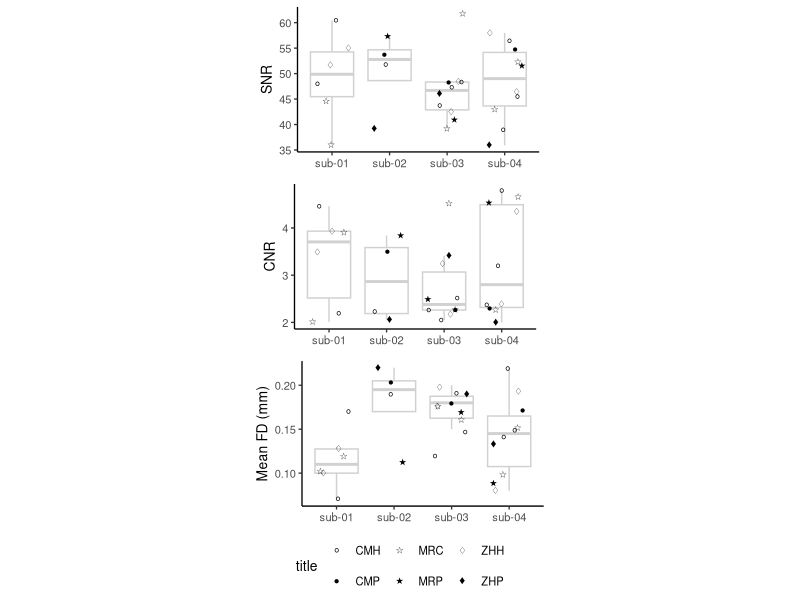

Write the R code that produced this figure.
## ---- chunk 1
library(tidyverse)
library(grid)
library(gridExtra)
## ---- chunk 2
dti <- read.csv("../data/eddy_metrics.csv") %>% mutate(year=substr(session_label, 0, 6), site=substr(session_label, 7, 9), record_id=subject_id, parent_site=substr(session_label, 7, 8))%>% mutate(scanner_type= ifelse(substr(site,3,3)=="P", "prisma","GE")) %>% mutate(subj=subject_id)
## ---- chunk 3

shapez=c("\u26AA","\u2605","\u2662","\u26AB","\u2606","\u2666") #cool so this works but not when the types are mixed
names(shapez)=c("CMH","MRP","ZHH","CMP","MRC","ZHP")
fillz=c(NA,"black",NA,"black",NA,"black")
names(fillz)=c("CMH","MRP","ZHH","CMP","MRC","ZHP")


plot_mriqc_metric <- function(mriqc,metric,title){
  
 plot <- ggplot(data=mriqc, mapping = aes_string(x="subj", y=metric)) + geom_boxplot(outlier.shape=NA, width=0.75, colour="gray82") + geom_jitter(width=0.3, aes( fill=site, shape=site), size=2)+theme_classic(base_size=10)+theme(panel.background = element_rect(fill="white", colour="white"),axis.title.x=element_blank(),axis.title.y = element_text())+labs(y=title) +scale_shape_manual(values=shapez)+scale_fill_manual(values=fillz) +guides(fill=guide_legend("title"), shape=guide_legend("title"))
  
  return(plot)

}


grid_arrange_shared_legend <- function(...) {
    plots <- list(...)
    g <- ggplotGrob(plots[[1]] + theme(legend.position="bottom"))$grobs
    legend <- g[[which(sapply(g, function(x) x$name) == "guide-box")]]
    lheight <- sum(legend$height)
    
  grid.arrange(arrangeGrob(grobs=lapply(plots, function(x)
      x + theme(legend.position="none",aspect.ratio=0.6))),
    legend,
    ncol = 1,
    heights = unit.c(unit(1, "npc") - lheight, lheight),
    widths = unit(0.5, "npc")
    
    )

}
## ---- chunk 4


fd_mean <- plot_mriqc_metric(dti,"qc_mot_rel","Mean FD (mm)")

snr <- plot_mriqc_metric(dti, "avg_snr_0","SNR")

cnr <- plot_mriqc_metric(dti,"avg_cnr_1000","CNR")

plt <- grid_arrange_shared_legend(snr, cnr, fd_mean)

ggsave(file="../out/dwi_plots.tiff",plt, width =7, height=5) #might have to fix it in illustrator after or something...

